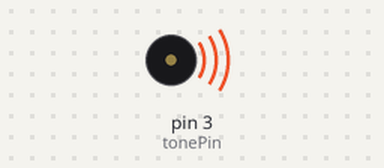
Recording of a sketch running on a simulated Arduino Uno, built with avr-gcc and run on an emulated ATmega328P. Shown: buzzer (waves = sounding).

Above: at 0.1 s.
Timing chart, 0 to 40.0 s (numbered marks = the images above):
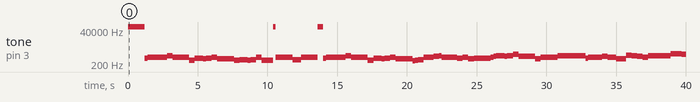

The sketch:

HappySong.ino
```cpp
// #define NOTE_D0 -1
// #define NOTE_D1 523
// #define NOTE_D2 580
// #define NOTE_D3 659
// #define NOTE_D4 698
// #define NOTE_D5 783
// #define NOTE_D6 800
// #define NOTE_D7 987

// #define NOTE_DL1 261
// #define NOTE_DL2 293
// #define NOTE_DL3 329
// #define NOTE_DL4 349
// #define NOTE_DL5 391
// #define NOTE_DL6 400
// #define NOTE_DL7 493

// #define NOTE_DH1 1046
// #define NOTE_DH2 1174
// #define NOTE_DH3 1318
// #define NOTE_DH4 1396
// #define NOTE_DH5 1567
// #define NOTE_DH6 1700
// #define NOTE_DH7 1975
// //以上部分是定义是把每个音符和频率值对应起来，其实不用打这么多，但是都打上了，后面可以随意编写D调的各种歌，我这里用NOTE_D+数字表示音符，NOTE_DH+数字表示上面有点的那种音符，NOTE_DL+数字表示下面有点的那种音符。这样后面写起来比较好识别。
// #define WHOLE 1
// #define HALF 0.5
// #define QUARTER 0.25
// #define EIGHTH 0.25
// #define SIXTEENTH 0.625
// //这部分是用英文对应了拍子，这样后面也比较好看
// int tune[] =
// {
//   NOTE_D3,NOTE_D3,NOTE_D4,NOTE_D5,NOTE_D5,NOTE_D4,NOTE_D3,NOTE_D2,
//   NOTE_D1,NOTE_D1,NOTE_D2,NOTE_D3,NOTE_D3,NOTE_D2,NOTE_D2,
//   NOTE_D0,
//   NOTE_D3,NOTE_D3,NOTE_D4,NOTE_D5,NOTE_D5,NOTE_D4,NOTE_D3,NOTE_D2,
//   NOTE_D1,NOTE_D1,NOTE_D2,NOTE_D3,NOTE_D2,NOTE_D1,NOTE_D1,
//   NOTE_D0,
//   NOTE_D2,NOTE_D2,NOTE_D3,NOTE_D1,NOTE_D2,NOTE_D3,NOTE_D4,NOTE_D3,NOTE_D1,
//   NOTE_D2,NOTE_D3,NOTE_D4,NOTE_D3,NOTE_D2,NOTE_D1,NOTE_D2,NOTE_DL5,
//   NOTE_D0,
//   NOTE_D3,NOTE_D3,NOTE_D4,NOTE_D5,NOTE_D5,NOTE_D4,NOTE_D3,NOTE_D2,
//   NOTE_D1,NOTE_D1,NOTE_D2,NOTE_D3,NOTE_D2,NOTE_D1,NOTE_D1,

// };//这部分就是整首曲子的音符部分，用了一个序列定义为tune，整数

// float duration[]=
// {
//   1,1,1,1,1,1,1,1,1,1,1,1,2,0.5,1,
//   1,
//   1,1,1,1,1,1,1,1,1,1,1,1,2,0.5,1.5,
//   1,
//   1,1,1,1,1,0.5,0.5,1,1,1,0.5,0.5,1,1,1,1,1.5,
//   1,
//   1,1,1,1,1,1,1,1,1,1,1,1,2,0.5,1.5,

// };//这部分是整首曲子的接拍部分，也定义个序列duration，浮点（数组的个数和前面音符的个数是一样的，一一对应么）
// int length;//这里定义一个变量，后面用来表示共有多少个音符
// int tonePin=3;//蜂鸣器的pin

// void setup()
// {
//   pinMode(tonePin,OUTPUT);//设置蜂鸣器的pin为输出模式
//   length = sizeof(tune)/sizeof(tune[0]);//这里用了一个sizeof函数，可以查出tone序列里有多少个音符
// }

// void loop()
// {
//   for(int x=0;x<length;x++)//循环音符的次数
//   {
//     tone(tonePin,tune[x]);//此函数依次播放tune序列里的数组，即每个音符
//     delay(400*duration[x]);//每个音符持续的时间，即节拍duration，400是调整时间的越大，曲子速度越慢，越小曲子速度越快，自己掌握吧
//     noTone(tonePin);//停止当前音符，进入下一音符
//   }
//   delay(5000);//等待5秒后，循环重新开始
```

BigFish.ino
```cpp
// #define NTC0 -1
// #define NTC1 262
// #define NTC2 294
// #define NTC3 330
// #define NTC4 350
// #define NTC5 393
// #define NTC6 441
// #define NTC7 495
// #define NTCL5 196
// #define NTCL6 221
// #define NTCL7 248
// #define NTCH1 525
// //音符
// int tune[]=
// {
//   NTC3,NTC2,NTC3,NTC6,NTC3,NTC2,NTC3,NTC7,
//   NTC3,NTC2,NTC3,NTCH1,NTC7,NTC5,
//   NTC3,NTC2,NTC3,NTC6,NTC3,NTC2,NTC3,NTC7,
//   NTC5,NTC2,NTCL7,
//   NTC3,NTC2,NTC3,NTC6,NTC3,NTC2,NTC3,NTC7,
//   NTC3,NTC2,NTC3,NTCH1,NTC7,NTC5,
//   NTC2,NTC3,NTCL6,NTC2,NTC3,NTCL6,NTCL5,
//   NTCL6,NTC1,NTCL7,

//   NTCL6,NTC1,NTC1,NTC2,NTC2,NTC3,NTC3,NTC5,NTC6,
//   NTC5,NTC3,NTC2,
//   NTCL6,NTC1,NTC1,NTC2,NTC2,NTC3,NTC3,NTCL6,NTCL5,
//   NTCL6,NTC1,NTC1,NTC2,NTC2,NTC3,NTC3,NTC5,NTC6,
//   NTC5,NTC3,NTC2,
//   NTC2,NTC3,NTCL6,NTC2,NTC3,NTCL6,NTCL5,NTCL6,

//   NTCL6,NTC1,NTC2,NTC1,NTCL6,
//   NTCL6,NTC1,NTC2,NTC1,NTC3,
//   NTC3,NTC5,NTC6,NTC6,NTC5,NTC3,NTC2,NTC1,NTC2,NTC3,
//   NTCL6,NTC1,NTC2,NTC1,NTCL6,
//   NTCL6,NTC1,NTC2,NTC1,NTC3,
//   NTC2,NTC3,NTCL6,NTC2,NTC3,NTCL6,NTCL5,NTCL6,

//   NTC3,NTC5,NTCH1,NTC7,NTC3,
//   NTC3,NTC2,NTC1,NTC1,NTC2,NTC3,
//   NTC3,NTC2,NTC1,NTC6,NTCH1,NTC7,NTC6,NTC5,NTC2,NTC3,
//   NTC3,NTC5,NTCH1,NTC7,NTC3,
//   NTC3,NTC2,NTC1,NTC1,NTC2,NTC3,
//   NTC2,NTC3,NTCL6,NTC2,NTC3,NTCL6,NTCL5,NTCL6,
// };
// //节拍
// int durt[]=
// {
// 250,250,250,250,250,250,250,250,
// 250,250,250,250,500,500,
// 250,250,250,250,250,250,250,250,
// 500,500,1000,
// 250,250,250,250,250,250,250,250,
// 250,250,250,250,500,500,
// 250,250,500,250,250,250,250,500,500,1000,

// 250,250,250,250,250,250,250,125,125,
// 750,250,1000,
// 250,250,250,250,250,250,500,500,1500,
// 250,250,250,250,250,250,250,125,125,
// 750,250,1000,
// 250,250,500,250,250,250,250,1500,

// 250,250,750,250,500,250,250,
// 750,250,500,250,250,500,250,250,250,250,500,500,1000,
// 250,250,875,125,500,250,250,500,500,1000,
// 250,250,500,250,250,250,250,1500,

// 250,250,750,250,500,250,250,
// 500,250,250,500,250,250,500,250,250,250,250,250,250,1500,
// 250,250,750,250,500,250,250,
// 500,250,250,1000,250,250,500,250,250,250,250,2000,

// };
// int length;
// int tonepin=3;

// void setup()
// {
//   pinMode(tonepin,OUTPUT);
//   length=sizeof(tune)/sizeof(tune[0]);
// }

// void loop()
// {
//   for(int x=0;x<length;x++)
//   {
//     tone(tonepin,tune[x]);
//     delay(durt[x]);
//     noTone(tonepin);
//   }
//   delay(2000);
// }
```

sky_city.ino
```cpp
/* Author: Waao666
 * Created on 2020-1-7
 * Version 1.0
 */
/* 以上部分是定义是把每个音符和频率值对应起来 */
#define NOTE_D0 -1
#define NOTE_D1 294
#define NOTE_D2 330
#define NOTE_D3 350
#define NOTE_D4 393
#define NOTE_D5 441
#define NOTE_D6 495
#define NOTE_D7 556

#define NOTE_DL1 147
#define NOTE_DL2 165
#define NOTE_DL3 175
#define NOTE_DL4 196
#define NOTE_DL5 221
#define NOTE_DL6 248
#define NOTE_DL7 278

#define NOTE_DH1 589
#define NOTE_DH2 661
#define NOTE_DH3 700
#define NOTE_DH4 786
#define NOTE_DH5 882
#define NOTE_DH6 990
#define NOTE_DH7 112
/**************************************/

/********** 这部分是用英文对应了拍子 **********/
#define WHOLE 1
#define HALF 0.5
#define QUARTER 0.25
#define EIGHTH 0.25
#define SIXTEENTH 0.625
/******************************************/

/* 这部分就是整首曲子的音符部分,用了一个序列定义为tune，整数 */
int tune[] = {
 NOTE_D0,NOTE_D0,NOTE_D0,NOTE_D6,NOTE_D7,NOTE_DH1,NOTE_D7,NOTE_DH1,NOTE_DH3,NOTE_D7,NOTE_D7,NOTE_D7,NOTE_D3,NOTE_D3,
 NOTE_D6,NOTE_D5,NOTE_D6,NOTE_DH1,NOTE_D5,NOTE_D5,NOTE_D5,NOTE_D3,NOTE_D4,NOTE_D3,NOTE_D4,NOTE_DH1,
 NOTE_D3,NOTE_D3,NOTE_D0,NOTE_DH1,NOTE_DH1,NOTE_DH1,NOTE_D7,NOTE_D4,NOTE_D4,NOTE_D7,NOTE_D7,NOTE_D7,NOTE_D0,NOTE_D6,NOTE_D7,
 NOTE_DH1,NOTE_D7,NOTE_DH1,NOTE_DH3,NOTE_D7,NOTE_D7,NOTE_D7,NOTE_D3,NOTE_D3,NOTE_D6,NOTE_D5,NOTE_D6,NOTE_DH1,
 NOTE_D5,NOTE_D5,NOTE_D5,NOTE_D2,NOTE_D3,NOTE_D4,NOTE_DH1,NOTE_D7,NOTE_D7,NOTE_DH1,NOTE_DH1,NOTE_DH2,NOTE_DH2,NOTE_DH3,NOTE_DH1,NOTE_DH1,NOTE_DH1,
 NOTE_DH1,NOTE_D7,NOTE_D6,NOTE_D6,NOTE_D7,NOTE_D5,NOTE_D6,NOTE_D6,NOTE_D6,NOTE_DH1,NOTE_DH2,NOTE_DH3,NOTE_DH2,NOTE_DH3,NOTE_DH5,
 NOTE_DH2,NOTE_DH2,NOTE_DH2,NOTE_D5,NOTE_D5,NOTE_DH1,NOTE_D7,NOTE_DH1,NOTE_DH3,NOTE_DH3,NOTE_DH3,NOTE_DH3,NOTE_DH3,
 NOTE_D6,NOTE_D7,NOTE_DH1,NOTE_D7,NOTE_DH2,NOTE_DH2,NOTE_DH1,NOTE_D5,NOTE_D5,NOTE_D5,NOTE_DH4,NOTE_DH3,NOTE_DH2,NOTE_DH1,
 NOTE_DH3,NOTE_DH3,NOTE_DH3,NOTE_DH3,NOTE_DH6,NOTE_DH6,NOTE_DH5,NOTE_DH5,NOTE_DH3,NOTE_DH2,NOTE_DH1,NOTE_DH1,NOTE_D0,NOTE_DH1,
 NOTE_DH2,NOTE_DH1,NOTE_DH2,NOTE_DH2,NOTE_DH5,NOTE_DH3,NOTE_DH3,NOTE_DH3,NOTE_DH3,NOTE_DH6,NOTE_DH6,NOTE_DH5,NOTE_DH5,
 NOTE_DH3,NOTE_DH2,NOTE_DH1,NOTE_DH1,NOTE_D0,NOTE_DH1,NOTE_DH2,NOTE_DH1,NOTE_DH2,NOTE_DH2,NOTE_D7,NOTE_D6,NOTE_D6,NOTE_D6,NOTE_D6,NOTE_D7
};
/****************************************************/

/* 这部分是整首曲子的接拍部分，也定义个序列duration，浮点（数组的个数和前面音符的个数是一样的） */
float duration[]= {
  1,1,1,0.5,0.5,     1+0.5,0.5,1,1,     1,1,1,0.5,0.5,
  1+0.5,0.5,1,1,     1,1,1,1,          1+0.5,0.5,1,1,
  1,1,0.5,0.5,0.5,0.5,    1+0.5,0.5,1,1,     1,1,1,0.5,0.5,
  1+0.5,0.5,1,1,    1,1,1,0.5,0.5,     1+0.5,0.5,1,1,
  1,1,1,0.5,0.5,    1,0.5,0.25,0.25,0.25,0.5,    0.5,0.5,0.5,0.25,0.5,1,
  0.5,0.5,0.5,0.5,1,1,    1,1,1,0.5,0.5,    1+0.5,0.5,1,1,
  1,1,1,0.5,0.5,    1.5,0.5,1,1,    1,1,1,1,
  0.5,0.5,1,1,0.5,0.5,    1.5,0.25,0.5,1,    1,1,1,1,
  1,1,1,1,    1,1,1,1,    0.5,0.5,1,1,0.5,0.5,
  1,0.5,0.5,1,1,    1,1,1,1,    1,1,1,1,
  0.5,0.5,1,1,0.5,0.5,    1,0.5,0.25,0.5,1,    1,1,1,0.5,0.5
};
/**********************************************************************************/

int length;     /* 这里定义一个变量，后面用来表示共有多少个音符 */
int tonePin=3;  /* 蜂鸣器的pin */

void setup()
{
  /* 设置蜂鸣器的pin为输出模式 */
  pinMode(tonePin,OUTPUT);
  /* 这里用了一个sizeof函数， 可以查出tone序列里有多少个音符 */
  length = sizeof(tune)/sizeof(tune[0]);
}

void loop()
{
  /* 循环音符的次数 */
  for(int x=0;x<length;x++) {
    /* 此函数依次播放tune序列里的数组，即每个音符 */
    tone(tonePin,tune[x]);
    /* 每个音符持续的时间，即节拍duration，是调整时间的越大，曲子速度越慢 */
    delay(400*duration[x]);
    /* 停止当前音符，进入下一音符 */
    noTone(tonePin);
  }
  /* 等待5秒后，循环重新开始 */
  delay(5000);
}
```

Measured:
- by itself, tone on pin 3 (tonePin): plays 65535 Hz for 1.2 s, 495 Hz for 0.20 s, 556 Hz for 0.20 s, 589 Hz for 0.60 s, 556 Hz for 0.20 s, 589 Hz for 0.40 s … (79 notes in this stretch)
